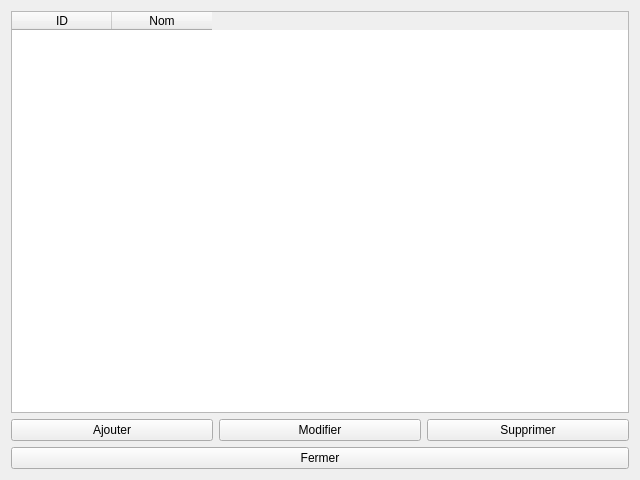
<?xml version="1.0" encoding="UTF-8"?>
<ui version="4.0">
 <class>Systems</class>
 <widget class="QWidget" name="Systems">
  <property name="geometry">
   <rect>
    <x>0</x>
    <y>0</y>
    <width>640</width>
    <height>480</height>
   </rect>
  </property>
  <property name="windowTitle">
   <string>EDSystem - Liste des systèmes</string>
  </property>
  <layout class="QVBoxLayout" name="verticalLayout">
   <item>
    <widget class="QTableWidget" name="tableWidget">
     <property name="editTriggers">
      <set>QAbstractItemView::NoEditTriggers</set>
     </property>
     <column>
      <property name="text">
       <string>ID</string>
      </property>
     </column>
     <column>
      <property name="text">
       <string>Nom</string>
      </property>
     </column>
    </widget>
   </item>
   <item>
    <layout class="QHBoxLayout" name="horizontalLayout">
     <item>
      <widget class="QPushButton" name="addButton">
       <property name="text">
        <string>Ajouter</string>
       </property>
      </widget>
     </item>
     <item>
      <widget class="QPushButton" name="changeButton">
       <property name="enabled">
        <bool>true</bool>
       </property>
       <property name="text">
        <string>Modifier</string>
       </property>
      </widget>
     </item>
     <item>
      <widget class="QPushButton" name="removeButton">
       <property name="enabled">
        <bool>true</bool>
       </property>
       <property name="text">
        <string>Supprimer</string>
       </property>
      </widget>
     </item>
    </layout>
   </item>
   <item>
    <widget class="QPushButton" name="quitButton">
     <property name="text">
      <string>Fermer</string>
     </property>
    </widget>
   </item>
  </layout>
 </widget>
 <resources/>
 <connections>
  <connection>
   <sender>quitButton</sender>
   <signal>clicked()</signal>
   <receiver>Systems</receiver>
   <slot>close()</slot>
   <hints>
    <hint type="sourcelabel">
     <x>267</x>
     <y>391</y>
    </hint>
    <hint type="destinationlabel">
     <x>319</x>
     <y>239</y>
    </hint>
   </hints>
  </connection>
 </connections>
</ui>
